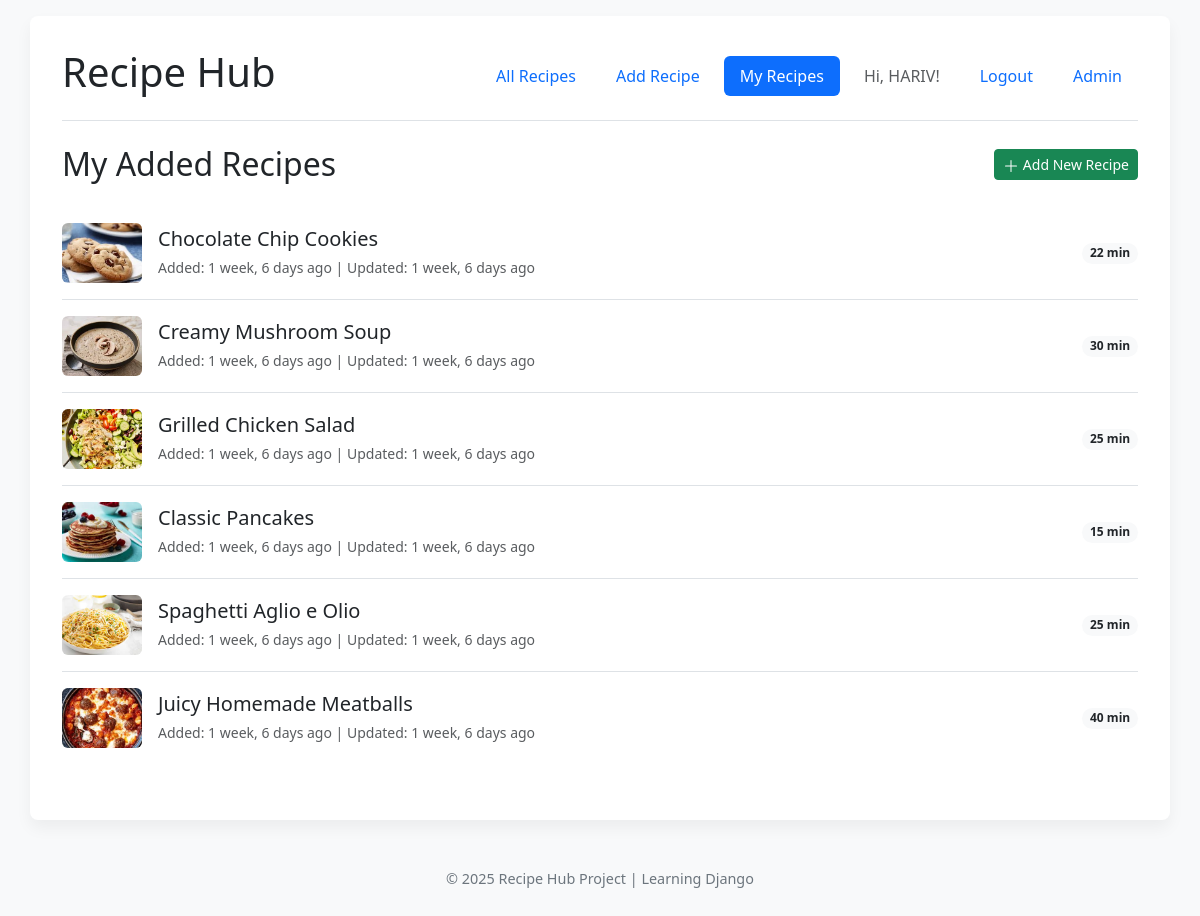
The page /recipes/my/ (signed in) on the database its author committed.
### recipes/models.py (models this page shows, shortened)
class Recipe(models.Model):
    title = models.CharField(max_length=200)
    description = models.TextField(blank=True, null=True)
    instructions = models.TextField()
    prep_time = models.PositiveIntegerField(help_text='Preparation time in minutes')
    cook_time = models.PositiveIntegerField(help_text='Cooking time in minutes')
    author = models.ForeignKey(User, on_delete=models.CASCADE)
    created_at = models.DateTimeField(default=timezone.now, editable=False)
    updated_at = models.DateTimeField(auto_now=True)
    image = models.ImageField(upload_to='recipe_images/', blank=True, null=True)
    ingredients = models.TextField(help_text='List ingredients, one per line or separated by commas')
    class Meta:
        ordering = ['-created_at']

### recipes/views.py (the view)
# urls.py: path('my/', views.my_recipes, name='my_recipes'),
@login_required
def my_recipes(request):
    user_recipes = Recipe.objects.filter(author=request.user).order_by('-created_at')
    items_per_page = 10
    paginator = Paginator(user_recipes, items_per_page)
    page_number = request.GET.get('page')
    try:
        recipes_page = paginator.page(page_number)
    except PageNotAnInteger:
        recipes_page = paginator.page(1)
    except EmptyPage:
        recipes_page = paginator.page(paginator.num_pages)
    context = {
        'recipes_page': recipes_page, # Pass Page object
        'page_title': 'My Added Recipes'
    }
    return render(request, 'recipes/my_recipes.html', context)

### templates/recipes/my_recipes.html (shortened to what this page needs)
{% extends "base.html" %}
{% block content %}
    <div class="d-flex justify-content-between align-items-center mb-4">
        <h2 class="mb-0">{{ page_title|default:"My Recipes" }}</h2>
        <a href="{% url 'recipes:add_recipe' %}" class="btn btn-sm btn-success">
            <svg xmlns="http://www.w3.org/2000/svg" width="16" height="16" fill="currentColor" class="bi bi-plus-lg" viewBox="0 0 16 16"><path fill-rule="evenodd" d="M8 2a.5.5 0 0 1 .5.5v5h5a.5.5 0 0 1 0 1h-5v5a.5.5 0 0 1-1 0v-5h-5a.5.5 0 0 1 0-1h5v-5A.5.5 0 0 1 8 2Z"/></svg>
            Add New Recipe
        </a>
    </div>
    {% if recipes_page.object_list %}
        <div class="list-group list-group-flush mb-4">
            {% for recipe in recipes_page.object_list %}
                 <a href="{% url 'recipes:recipe_detail' pk=recipe.pk %}" class="list-group-item list-group-item-action d-flex justify-content-between align-items-center px-0 py-3">
                    <div class="d-flex align-items-center">
                         {% if recipe.image %}
                            <img src="{{ recipe.image.url }}" alt="{{ recipe.title }}" class="rounded me-3" style="width: 80px; height: 60px; object-fit: cover;">
                         {% endif %}
                        <div>
                            <h5 class="mb-1">{{ recipe.title }}</h5>
                            <small class="text-muted">Added: {{ recipe.created_at|timesince }} ago | Updated: {{ recipe.updated_at|timesince}} ago</small>
                        </div>
                    </div>
                    <span class="badge bg-light text-dark rounded-pill ms-3">{{ recipe.prep_time|add:recipe.cook_time }} min</span>
                </a>
            {% endfor %}
        </div>
    {% else %}
        <div class="alert alert-secondary text-center">
            You haven't added any recipes yet.
            <a href="{% url 'recipes:add_recipe' %}" class="alert-link">Add your first recipe!</a>
        </div>
    {% endif %}
{% endblock %}

### templates/base.html (shortened to what this page needs)
<!DOCTYPE html>
{% load static %}
<html lang="en">
<head>
    <link href="https://cdn.jsdelivr.net/npm/bootstrap@5.3.2/dist/css/bootstrap.min.css" rel="stylesheet">
</head>
<body>
    <div class="container">
        <header class="mb-4 border-bottom pb-3">
            <div class="d-flex flex-column flex-md-row justify-content-between align-items-center">
                <h1><a href="{% url 'home' %}" class="text-dark text-decoration-none mb-2 mb-md-0">Recipe Hub</a></h1>
                <nav class="nav nav-pills flex-wrap justify-content-center">
                    <a class="nav-link {% if request.resolver_match.view_name == 'recipes:recipe_list' or request.resolver_match.view_name == 'home' %}active{% endif %}" href="{% url 'recipes:recipe_list' %}">All Recipes</a>
                    {% if user.is_authenticated %}
                        <a class="nav-link {% if request.resolver_match.url_name == 'add_recipe' %}active{% endif %}" href="{% url 'recipes:add_recipe' %}">Add Recipe</a>
                        <a class="nav-link {% if request.resolver_match.url_name == 'my_recipes' %}active{% endif %}" href="{% url 'recipes:my_recipes' %}">My Recipes</a>
                        <span class="nav-link disabled">Hi, {{ user.get_short_name|default:user.username }}!</span>
                        <form id="logout-form" method="post" action="{% url 'logout' %}" class="d-inline">
                            <button type="submit" class="nav-link btn btn-link" style="vertical-align: baseline;">Logout</button>
                        </form>
                    {% else %}
                        <a class="nav-link {% if request.resolver_match.view_name == 'login' %}active{% endif %}" href="{% url 'login' %}">Login</a>
                        <a class="nav-link {% if request.resolver_match.view_name == 'signup' %}active{% endif %}" href="{% url 'signup' %}">Register</a>
                    {% endif %}
                     <a class="nav-link" href="{% url 'admin:index' %}">Admin</a>
                </nav>
            </div>
        </header>
        <main>
            {% block content %}{% endblock %}
        </main>
    </div>
    <footer>
        <p>© {% now "Y" %} Recipe Hub Project | Learning Django</p>
    </footer>
</body>
</html>

### templates/base.html (style rules this page uses)
body { padding-top: 1rem; padding-bottom: 1rem; min-height: 100vh; display: flex; flex-direction: column; background-color: #f8f9fa; }
.container { flex: 1; background-color: #ffffff; padding: 2rem; border-radius: 0.5rem; box-shadow: 0 0.5rem 1rem rgba(0,0,0,.05); }
footer { margin-top: 2rem; text-align: center; font-size: 0.9em; color: #6c757d; padding: 1rem 0; }
#logout-form .btn-link { color: var(--bs-nav-link-color); padding: var(--bs-nav-link-padding-y) var(--bs-nav-link-padding-x); text-decoration: none; }
.nav-pills { gap: 0.5rem; }
header h1 a { transition: color 0.2s ease-in-out; }

### rows shown on the page
Recipe: image (picture), title "Chocolate Chip Cookies", created_at "1 week, 6 days", updated_at "1 week, 6 days", prep_time|add "22"
Recipe: image (picture), title "Creamy Mushroom Soup", created_at "1 week, 6 days", updated_at "1 week, 6 days", prep_time|add "30"
Recipe: image (picture), title "Grilled Chicken Salad", created_at "1 week, 6 days", updated_at "1 week, 6 days", prep_time|add "25"
Recipe: image (picture), title "Classic Pancakes", created_at "1 week, 6 days", updated_at "1 week, 6 days", prep_time|add "15"
Recipe: image (picture), title "Spaghetti Aglio e Olio", created_at "1 week, 6 days", updated_at "1 week, 6 days", prep_time|add "25"
Recipe: image (picture), title "Juicy Homemade Meatballs", created_at "1 week, 6 days", updated_at "1 week, 6 days", prep_time|add "40"

### other values the page prints
{{ user.get_short_name|default:user.username }} "HARIV"
{{ page_title|default:"My Recipes" }} "My Added Recipes"
